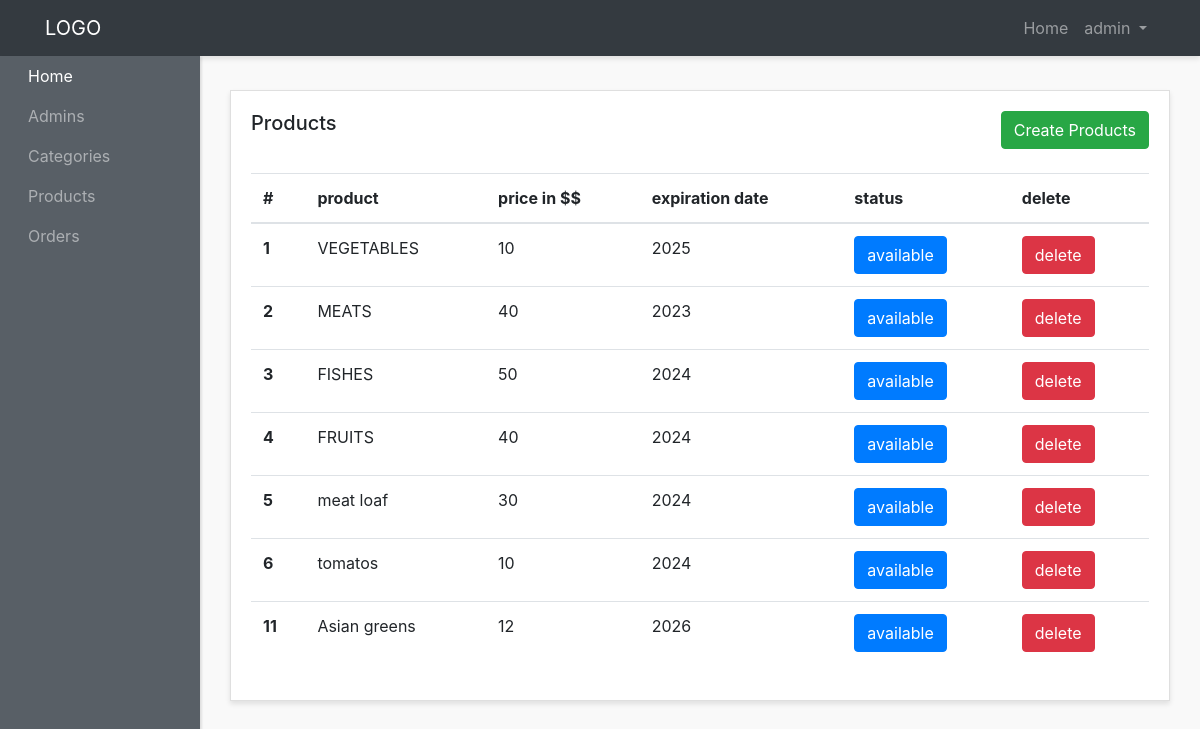
The app's page /admin-panel/products-admins/show-products.php (signed in) with its own data.
### tables this page shows
CREATE TABLE `products` (
  `id` int(3) NOT NULL,
  `title` varchar(200) NOT NULL,
  `description` text NOT NULL,
  `price` varchar(10) NOT NULL,
  `quantity` int(3) NOT NULL DEFAULT 1,
  `image` varchar(200) NOT NULL,
  `exp_date` varchar(200) NOT NULL,
  `category_id` int(3) NOT NULL,
  `status` int(1) NOT NULL DEFAULT 1,
  `created_at` timestamp NOT NULL DEFAULT current_timestamp()
);

### admin-panel/products-admins/show-products.php (the view, shortened to what this page needs)
<?php require "../layouts/header.php"; ?>
<?php require "../../config/config.php"; ?>
<?php
  $products = $conn->query("SELECT * FROM products");
  $products->execute();
  $allProducts = $products->fetchAll(PDO::FETCH_OBJ);
?>
      <div class="row">
        <div class="col">
          <div class="card">
            <div class="card-body">
              <h5 class="card-title mb-4 d-inline">Products</h5>
              <a  href="<?php echo ADMINURL; ?>/products-admins/create-products.php" class="btn btn-success mb-4 text-center float-right">Create Products</a>
              <table class="table">
                <thead>
                  <tr>
                    <th scope="col">#</th>
                    <th scope="col">product</th>
                    <th scope="col">price in $$</th>
                    <th scope="col">expiration date</th>
                    <th scope="col">status</th>
                    <th scope="col">delete</th>
                  </tr>
                </thead>
                <tbody>
                  <?php foreach ($allProducts as $product) : ?>
                    <tr>
                      <th scope="row"><?php echo $product->id; ?></th>
                      <td><?php echo $product->title; ?></td>
                      <td><?php echo $product->price; ?></td>
                      <td><?php echo $product->exp_date; ?></td>
                      <?php if($product->status == 0) : ?>
                        <td><a href="<?php echo ADMINURL; ?>/products-admins/status.php?id=<?php echo $product->id; ?>&status=<?php echo $product->status; ?>" class="btn btn-info  text-center ">unavailable</a></td>
                      <?php else : ?>
                        <td><a href="<?php echo ADMINURL; ?>/products-admins/status.php?id=<?php echo $product->id; ?>&status=<?php echo $product->status; ?>" class="btn btn-primary  text-center ">available</a></td>
                      <?php endif; ?>
                      <td><a href="<?php echo ADMINURL; ?>/products-admins/delete-products.php?id=<?php echo $product->id; ?>" class="btn btn-danger  text-center ">delete</a></td>
                    </tr>
                  <?php endforeach; ?>
                </tbody>
              </table>
            </div>
          </div>
        </div>
      </div>
<?php require "../layouts/footer.php"; ?>

### admin-panel/styles/style.css (style rules this page uses)
body { background:#f9f9f9; }
.card { margin-bottom: 15px; border-radius:0; box-shadow: 0 3px 5px rgba(0,0,0,.1); }

### records on screen
products: id "1", title "VEGETABLES", price "10", exp_date "2025"
products: id "2", title "MEATS", price "40", exp_date "2023"
products: id "3", title "FISHES", price "50", exp_date "2024"
products: id "4", title "FRUITS", price "40", exp_date "2024"
products: id "5", title "meat loaf", price "30", exp_date "2024"
products: id "6", title "tomatos", price "10", exp_date "2024"
products: id "11", title "Asian greens", price "12", exp_date "2026"

### other values on screen
$_SESSION['adminname'] "admin"
